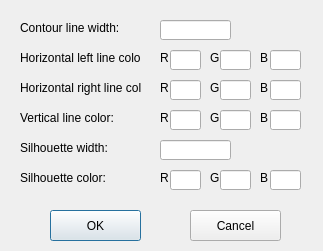
<?xml version="1.0" encoding="UTF-8"?>
<ui version="4.0">
 <class>OptionDialog</class>
 <widget class="QDialog" name="OptionDialog">
  <property name="geometry">
   <rect>
    <x>0</x>
    <y>0</y>
    <width>323</width>
    <height>251</height>
   </rect>
  </property>
  <property name="windowTitle">
   <string>OptionDialog</string>
  </property>
  <widget class="QLabel" name="label">
   <property name="geometry">
    <rect>
     <x>20</x>
     <y>20</y>
     <width>101</width>
     <height>16</height>
    </rect>
   </property>
   <property name="text">
    <string>Contour line width:</string>
   </property>
  </widget>
  <widget class="QLineEdit" name="lineEditContourLineWidth">
   <property name="geometry">
    <rect>
     <x>160</x>
     <y>20</y>
     <width>71</width>
     <height>20</height>
    </rect>
   </property>
  </widget>
  <widget class="QLabel" name="label_2">
   <property name="geometry">
    <rect>
     <x>20</x>
     <y>50</y>
     <width>121</width>
     <height>16</height>
    </rect>
   </property>
   <property name="text">
    <string>Horizontal left line color:</string>
   </property>
  </widget>
  <widget class="QLineEdit" name="lineEditHorizontalLeftRed">
   <property name="geometry">
    <rect>
     <x>170</x>
     <y>50</y>
     <width>31</width>
     <height>20</height>
    </rect>
   </property>
  </widget>
  <widget class="QLabel" name="label_3">
   <property name="geometry">
    <rect>
     <x>160</x>
     <y>50</y>
     <width>16</width>
     <height>16</height>
    </rect>
   </property>
   <property name="text">
    <string>R</string>
   </property>
  </widget>
  <widget class="QLabel" name="label_4">
   <property name="geometry">
    <rect>
     <x>210</x>
     <y>50</y>
     <width>16</width>
     <height>16</height>
    </rect>
   </property>
   <property name="text">
    <string>G</string>
   </property>
  </widget>
  <widget class="QLineEdit" name="lineEditHorizontalLeftGreen">
   <property name="geometry">
    <rect>
     <x>220</x>
     <y>50</y>
     <width>31</width>
     <height>20</height>
    </rect>
   </property>
  </widget>
  <widget class="QLabel" name="label_5">
   <property name="geometry">
    <rect>
     <x>260</x>
     <y>50</y>
     <width>16</width>
     <height>16</height>
    </rect>
   </property>
   <property name="text">
    <string>B</string>
   </property>
  </widget>
  <widget class="QLineEdit" name="lineEditHorizontalLeftBlue">
   <property name="geometry">
    <rect>
     <x>270</x>
     <y>50</y>
     <width>31</width>
     <height>20</height>
    </rect>
   </property>
  </widget>
  <widget class="QLabel" name="label_6">
   <property name="geometry">
    <rect>
     <x>20</x>
     <y>80</y>
     <width>121</width>
     <height>16</height>
    </rect>
   </property>
   <property name="text">
    <string>Horizontal right line color:</string>
   </property>
  </widget>
  <widget class="QLabel" name="label_7">
   <property name="geometry">
    <rect>
     <x>260</x>
     <y>80</y>
     <width>16</width>
     <height>16</height>
    </rect>
   </property>
   <property name="text">
    <string>B</string>
   </property>
  </widget>
  <widget class="QLabel" name="label_8">
   <property name="geometry">
    <rect>
     <x>210</x>
     <y>80</y>
     <width>16</width>
     <height>16</height>
    </rect>
   </property>
   <property name="text">
    <string>G</string>
   </property>
  </widget>
  <widget class="QLineEdit" name="lineEditHorizontalRightGreen">
   <property name="geometry">
    <rect>
     <x>220</x>
     <y>80</y>
     <width>31</width>
     <height>20</height>
    </rect>
   </property>
  </widget>
  <widget class="QLabel" name="label_9">
   <property name="geometry">
    <rect>
     <x>160</x>
     <y>80</y>
     <width>16</width>
     <height>16</height>
    </rect>
   </property>
   <property name="text">
    <string>R</string>
   </property>
  </widget>
  <widget class="QLineEdit" name="lineEditHorizontalRightRed">
   <property name="geometry">
    <rect>
     <x>170</x>
     <y>80</y>
     <width>31</width>
     <height>20</height>
    </rect>
   </property>
  </widget>
  <widget class="QLineEdit" name="lineEditHorizontalRightBlue">
   <property name="geometry">
    <rect>
     <x>270</x>
     <y>80</y>
     <width>31</width>
     <height>20</height>
    </rect>
   </property>
  </widget>
  <widget class="QLabel" name="label_10">
   <property name="geometry">
    <rect>
     <x>20</x>
     <y>110</y>
     <width>121</width>
     <height>16</height>
    </rect>
   </property>
   <property name="text">
    <string>Vertical line color:</string>
   </property>
  </widget>
  <widget class="QLineEdit" name="lineEditVerticalGreen">
   <property name="geometry">
    <rect>
     <x>220</x>
     <y>110</y>
     <width>31</width>
     <height>20</height>
    </rect>
   </property>
  </widget>
  <widget class="QLabel" name="label_11">
   <property name="geometry">
    <rect>
     <x>210</x>
     <y>110</y>
     <width>16</width>
     <height>16</height>
    </rect>
   </property>
   <property name="text">
    <string>G</string>
   </property>
  </widget>
  <widget class="QLineEdit" name="lineEditVerticalRed">
   <property name="geometry">
    <rect>
     <x>170</x>
     <y>110</y>
     <width>31</width>
     <height>20</height>
    </rect>
   </property>
  </widget>
  <widget class="QLabel" name="label_12">
   <property name="geometry">
    <rect>
     <x>160</x>
     <y>110</y>
     <width>16</width>
     <height>16</height>
    </rect>
   </property>
   <property name="text">
    <string>R</string>
   </property>
  </widget>
  <widget class="QLineEdit" name="lineEditVerticalBlue">
   <property name="geometry">
    <rect>
     <x>270</x>
     <y>110</y>
     <width>31</width>
     <height>20</height>
    </rect>
   </property>
  </widget>
  <widget class="QLabel" name="label_13">
   <property name="geometry">
    <rect>
     <x>260</x>
     <y>110</y>
     <width>16</width>
     <height>16</height>
    </rect>
   </property>
   <property name="text">
    <string>B</string>
   </property>
  </widget>
  <widget class="QPushButton" name="pushButtonOK">
   <property name="geometry">
    <rect>
     <x>50</x>
     <y>210</y>
     <width>91</width>
     <height>31</height>
    </rect>
   </property>
   <property name="text">
    <string>OK</string>
   </property>
  </widget>
  <widget class="QPushButton" name="pushButtonCancel">
   <property name="geometry">
    <rect>
     <x>190</x>
     <y>210</y>
     <width>91</width>
     <height>31</height>
    </rect>
   </property>
   <property name="text">
    <string>Cancel</string>
   </property>
  </widget>
  <widget class="QLabel" name="label_15">
   <property name="geometry">
    <rect>
     <x>210</x>
     <y>170</y>
     <width>16</width>
     <height>16</height>
    </rect>
   </property>
   <property name="text">
    <string>G</string>
   </property>
  </widget>
  <widget class="QLabel" name="label_16">
   <property name="geometry">
    <rect>
     <x>260</x>
     <y>170</y>
     <width>16</width>
     <height>16</height>
    </rect>
   </property>
   <property name="text">
    <string>B</string>
   </property>
  </widget>
  <widget class="QLabel" name="label_17">
   <property name="geometry">
    <rect>
     <x>160</x>
     <y>170</y>
     <width>16</width>
     <height>16</height>
    </rect>
   </property>
   <property name="text">
    <string>R</string>
   </property>
  </widget>
  <widget class="QLabel" name="label_18">
   <property name="geometry">
    <rect>
     <x>20</x>
     <y>170</y>
     <width>121</width>
     <height>16</height>
    </rect>
   </property>
   <property name="text">
    <string>Silhouette color:</string>
   </property>
  </widget>
  <widget class="QLineEdit" name="lineEditSilhouetteGreen">
   <property name="geometry">
    <rect>
     <x>220</x>
     <y>170</y>
     <width>31</width>
     <height>20</height>
    </rect>
   </property>
  </widget>
  <widget class="QLineEdit" name="lineEditSilhouetteBlue">
   <property name="geometry">
    <rect>
     <x>270</x>
     <y>170</y>
     <width>31</width>
     <height>20</height>
    </rect>
   </property>
  </widget>
  <widget class="QLineEdit" name="lineEditSilhouetteRed">
   <property name="geometry">
    <rect>
     <x>170</x>
     <y>170</y>
     <width>31</width>
     <height>20</height>
    </rect>
   </property>
  </widget>
  <widget class="QLabel" name="label_19">
   <property name="geometry">
    <rect>
     <x>20</x>
     <y>140</y>
     <width>101</width>
     <height>16</height>
    </rect>
   </property>
   <property name="text">
    <string>Silhouette width:</string>
   </property>
  </widget>
  <widget class="QLineEdit" name="lineEditSilhouetteWidth">
   <property name="geometry">
    <rect>
     <x>160</x>
     <y>140</y>
     <width>71</width>
     <height>20</height>
    </rect>
   </property>
  </widget>
 </widget>
 <layoutdefault spacing="6" margin="11"/>
 <tabstops>
  <tabstop>lineEditContourLineWidth</tabstop>
  <tabstop>lineEditHorizontalLeftRed</tabstop>
  <tabstop>lineEditHorizontalLeftGreen</tabstop>
  <tabstop>lineEditHorizontalLeftBlue</tabstop>
  <tabstop>lineEditHorizontalRightRed</tabstop>
  <tabstop>lineEditHorizontalRightGreen</tabstop>
  <tabstop>lineEditHorizontalRightBlue</tabstop>
  <tabstop>lineEditVerticalRed</tabstop>
  <tabstop>lineEditVerticalGreen</tabstop>
  <tabstop>lineEditVerticalBlue</tabstop>
  <tabstop>lineEditSilhouetteWidth</tabstop>
  <tabstop>lineEditSilhouetteRed</tabstop>
  <tabstop>lineEditSilhouetteGreen</tabstop>
  <tabstop>lineEditSilhouetteBlue</tabstop>
  <tabstop>pushButtonOK</tabstop>
  <tabstop>pushButtonCancel</tabstop>
 </tabstops>
 <resources/>
 <connections/>
</ui>
